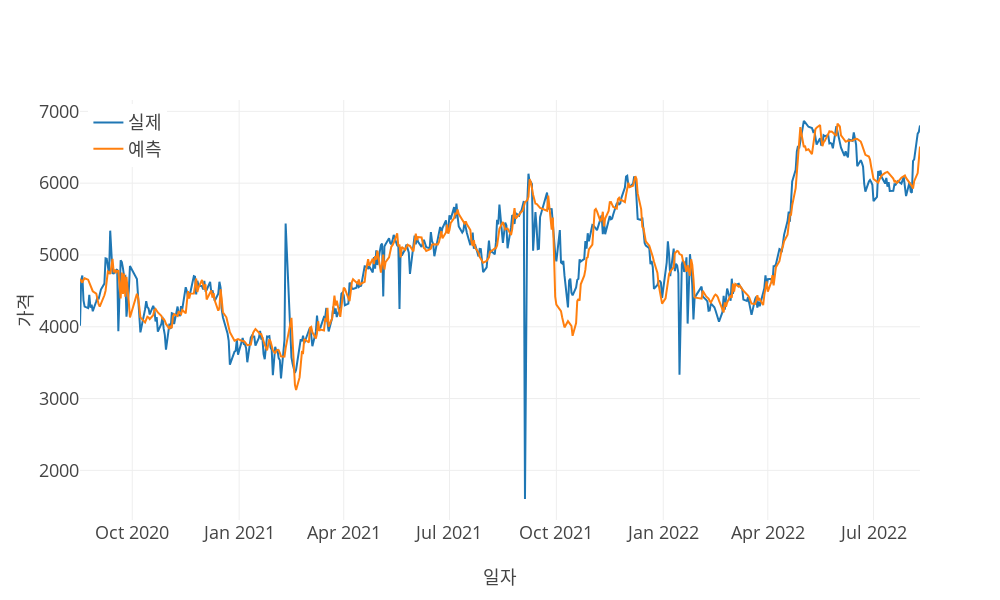

The notebook cell saved with this chart:
### Code cell
print("\nLSTM")
lstm, val_dataloader = RNN(
    data,
    training_cutoff,
    target,
    group,
    max_encoder_length,
    max_prediction_length,
    time_varying_known_categoricals,
    time_varying_unknown_categoricals,
    time_varying_known_reals,
    batch_size,
    pathForSavingModels(product_and_product_type, product_attribute, raw_file_name, 'LSTM'),
    'LSTM'
)

actuals = torch.cat([y[0] for x, y in iter(val_dataloader)])
lstm_predictions = lstm.predict(val_dataloader)
model_eval(actuals, lstm_predictions, predictions_x_axis, stdout=True, vis=True)

### Figure 1 — Plotly figure (JSON) as saved in the notebook; plotly's stock layout.template omitted (floating-point values rounded to 4 significant figures; data arrays with more than 128 entries replaced by an {"elided": "..."} marker saying what was removed)
{"data": [{"mode": "lines", "name": "실제", "type": "scatter", "x": {"elided": "510 str values"}, "y": {"elided": "510 float values"}}, {"mode": "lines", "name": "예측", "type": "scatter", "x": {"elided": "510 str values"}, "y": {"elided": "510 float values"}}], "layout": {"height": 600, "legend": {"x": 0.01, "xanchor": "left", "y": 0.99, "yanchor": "top"}, "width": 1000, "xaxis": {"title": {"text": "일자"}}, "yaxis": {"title": {"text": "가격"}}}}
